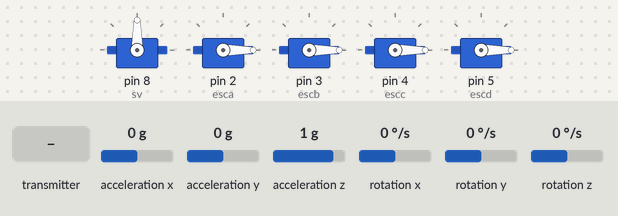
A sketch run on a simulated Arduino Uno, built with avr-gcc and run on an emulated ATmega328P. Parts: 5 × servo. Inputs (shaded band) come from the test bench; at power-on: acceleration x 0 g, acceleration y 0 g, acceleration z 1 g, rotation x 0 °/s, rotation y 0 °/s, rotation z 0 °/s. No radio packets arrive unless stated; what the sketch prints to the serial monitor is not drawn.

Above: at 14.2 s.
14.3 s: acceleration x set to -0.3 g
At 15.3 s:
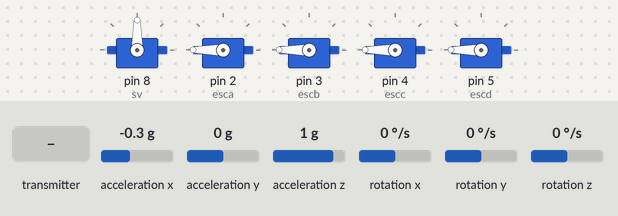
16.4 s: acceleration x set to 0 g
19.0 s: acceleration x set to 0.3 g
At 20.57 s:
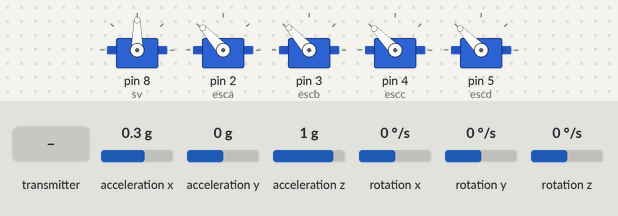
22.0 s: the transmitter starts sending num = 256
At 22.63 s:
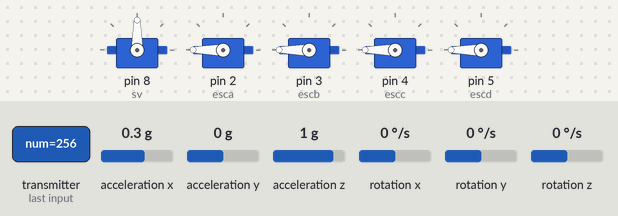
25.0 s: the transmitter starts sending num = 0
At 25.45 s:
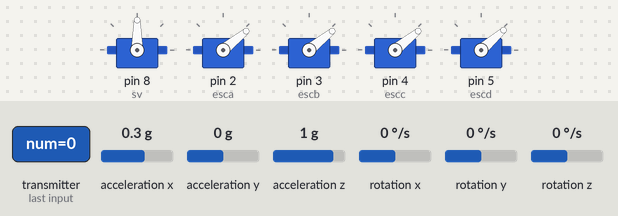
26.8 s: the transmitter starts sending num = 512
At 27.6 s:
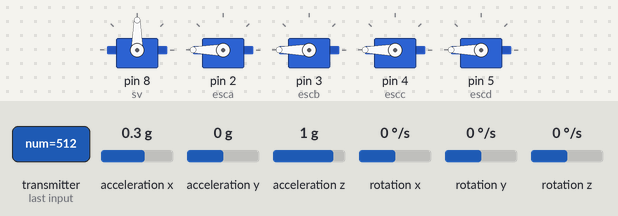
Timing chart, 0 to 29.3 s (numbered marks = the images above; inputs shaded):
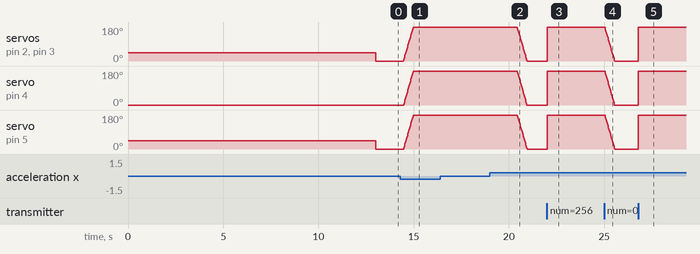

The sketch:

drone.ino
```cpp
#include <stdlib.h>
#include <Wire.h>
#include <SPI.h>
#include <MPU6050_tockn.h>
#include <nRF24L01.h>
#include <RF24.h>
#include <string.h>
#include <MQ135.h>
#include <TinyGPS++.h>
#include <SoftwareSerial.h>
#include <math.h>
#include <Servo.h>

//màu mè thì thêm thư viện adafruit neo vào
//int x = 255, y = random(0,255), z = 0;      //tạo màu ngẫu nhiên cho led rgb ring

int a2212a, a2212b, a2212c, a2212d;

const byte address[5] = "3007"; // địa chỉ nào cx đc, miễn là 2 cái trùng nhau

bool tof = true, beginorend = false;
float xb, yb, xe, ye, pi = 3.14159265, time;
float xm, ym, xmb, ymb;
int x, y, loopsv = 0, tem = 0;
int distance, automode, num, ppm, high = 1000;
unsigned long timemillis, timempu, timesv;

Servo sv, esca, escb, escc, escd;
MQ135 gassensor = MQ135(6);
RF24 radio(9, 10);
MPU6050 degree(Wire);
//SoftwareSerial gps1(0,1);
//TinyGPSPlus gps;

void setup() { //setup
  Wire.begin();
  degree.begin();
  degree.calcGyroOffsets(true);

  //gps1.begin(9600);

  sv.attach(8);

  esca.attach(2);
  escb.attach(3);
  escc.attach(4);
  escd.attach(5);
  esca.writeMicroseconds(1000);
  escb.writeMicroseconds(1000);
  escc.writeMicroseconds(0);
  escd.writeMicroseconds(1000);

  radio.begin();
  if (!radio.begin())
  {
    while (1) {
    Serial.println("Module không khởi động được...!!");}
  }
  radio.openReadingPipe(0, address);
  radio.setPALevel(RF24_PA_MAX);                    //đặt cường độ phát sóng là max
  radio.setChannel(80);
  radio.setDataRate(RF24_250KBPS);
  radio.startListening();

  xmb = degree.getAngleX();   //xem lại cái của nợ này
  ymb = degree.getAngleY();
  xm = xmb;
  ym = ymb;

  /*while (gps1.available() <= 0){     //đây nữa, xem lại
     if (gps.encode(gps1.read())){
        if (gps.location.isValid()){
         xb = gps.location.lat();
         yb = gps.location.lng();
        }
     }
  }*/
  Serial.begin(9600);
  delay(10000);
  Serial.println("ok");
  timemillis = millis();
  timempu = timemillis;
  /*sv.write(180);
  delay(500);
  sv.write(0);*/
}

void mpu(){    //cân bằng
  degree.update();
  if (abs(degree.getAngleX() - xm) > 1){
    xm = degree.getAngleX();
  }
  if (abs(degree.getAngleY() - ym) > 1){
    ym = degree.getAngleY();
  }
  if  (xm - xmb >= 7){
    a2212a -= 10;
    a2212b += 10;
    a2212c += 10;
    a2212d -= 10;
  }
  if(xmb - xm >= 7){
    a2212a += 10;
    a2212b -= 10;
    a2212c -= 10;
    a2212d += 10;
  }
  if (ym - ymb >= 7){
    a2212a += 10;
    a2212b += 10;
    a2212c -= 10;
    a2212d -= 10;
  }
  if(ymb - ym >= 7){
    a2212a -= 10;
    a2212b -= 10;
    a2212c += 10;
    a2212d += 10;
  }
}

void loop(){
  if (radio.available()){ // nhận tín hiệu
    radio.read(&num, sizeof(num));
  }else{
    num = -2;
  }

  if (num != -2){
    if (num != -1){  //ko tự động
      /*if (tof == true){    //lấy vị trí gốc
        if (gps1.available() > 0){
          if (gps.encode(gps1.read())){
            if (gps.location.isValid()){
              xb = gps.location.lat();
              yb = gps.location.lng();
            }
          }
        }
      }
      tof = false;*/
      if (num > 99){  //nhận tín hiệu
        high = num * 10;
        a2212a = high;
        a2212b = a2212a;
        a2212c = a2212a;
        a2212d = a2212a;
      }else if (num == 100){  //đứng im
        a2212b = high;
        a2212c = high;
        a2212d = high;
      }else if (num == 10){  //tiến
        a2212a = high - 10;
        a2212b = high - 10;
        a2212c = high + 10;
        a2212d = high + 10;
      }else if (num == 20){   // lùi
        a2212a = high + 10;
        a2212b = high + 10;
        a2212c = high - 10;
        a2212d = high - 10;
      }else if (num == 30){   //trái
        a2212a = high - 10;
        a2212b = high + 10;
        a2212c = high + 10;
        a2212d = high - 10;
      }else if (num == 40){   //phải
        a2212a = high + 10;
        a2212b = high - 10;
        a2212c = high - 10;
        a2212d = high + 10;
      }else if (num == 3){   //xoay phải
        a2212a = high + 20;
        a2212b = high - 20;
        a2212c = high + 20;
        a2212d = high - 20;
      }else if(num == 4){     //xoay trái
        a2212a = high - 20;
        a2212b = high + 20;
        a2212c = high - 20;
        a2212d = high + 20;
      }

      if (millis() - timempu >= 500){mpu();}

      esca.writeMicroseconds(a2212a);
      escb.writeMicroseconds(a2212b);
      escc.writeMicroseconds(map(a2212c, 1000, 2000, 978, 2002));
      escd.writeMicroseconds(a2212d);

      //ppm = gassensor.getPPM();

      /*if (num == 1){     //cái của nợ này là gắp bóng
        if (millis() - timesv >= 2000){
          if (loopsv == 0){
            sv.write(180);
            loopsv = 1;
          }else{
            sv.write(0);
            loopsv = 0;
          }
        }
      }*/

    }/*else{     // code tự động đỡ pk điều khiển
      if (tof = false){
        if (gps1.available() > 0){
          if (gps.encode(gps1.read())){
            if (gps.location.isValid()){
              xe = gps.location.lat();
              ye = gps.location.lng();
              beginorend = true;
            }
          }
        }
      }else{
        if (gps1.available() > 0){
          if (gps.encode(gps1.read())){
            if (gps.location.isValid()){
              x = gps.location.lat();
              y = gps.location.lng();
              if (beginorend == false){
                if (xe > x){
                  if (ye > y){
                    if (atan((ye - y)/(xe - x)) * 180 / pi > 45){
                      automode = 1;
                    }else{
                      automode = 3;
                    }
                  }else{
                    if (atan((y - ye)/(xe - x) * 180 / pi > 45)){
                      automode = 2;
                    }else{
                      automode = 3;
                    }
                  }
                }else{
                  if (ye > y){
                    if (atan((ye - y)/(x - xe)) * 180 / pi > 45){
                      automode = 1;
                    }else{
                      automode = 4;
                    }
                  }else{
                    if (atan((y - ye)/(x - xe)) * 180 / pi > 45){
                      automode = 2;
                    }else{
                      automode = 4;
                    }
                  }
                }
              }else{
                if (xb > x){
                  if (yb > y){
                    if (atan((yb - y)/(xb - x)) * 180 / pi > 45){
                      automode = 1;
                    }else{
                      automode = 3;
                    }
                  }else{
                    if (atan((y - yb)/(xb - x) * 180 / pi > 45)){
                      automode = 2;
                    }else{
                      automode = 3;
                    }
                  }
                }else{
                  if (yb > y){
                    if (atan((yb - y)/(x - xb)) * 180 / pi > 45){
                      automode = 1;
                    }else{
                      automode = 4;
                    }
                  }else{
                    if (atan((y - yb)/(x - xb)) * 180 / pi > 45){
                      automode = 2;
                    }else{
                      automode = 4;
                    }
                  }
                }
              }
            }
          }
        }
        if (beginorend == true){
          if (xb - x <= 10 && yb - y <= 10){
            beginorend = false;
            time = millis();
            while (millis() <= time + 10000){
              if (a2212a > 1050){
                a2212a -= 5;
              }
              a2212b = a2212a;
              a2212b = a2212a;
              a2212b = a2212a;
              for (int i = 0; i <= 10; i++){
                esca.writeMicroseconds(a2212a);
                escb.writeMicroseconds(a2212b);
                escc.writeMicroseconds(map(a2212c, 1000, 2000, 978, 2002));
                escd.writeMicroseconds(a2212d);
              }
            }
            time = millis();
            while (millis() <= time + 10000){
              if (a2212a < 1950){
                a2212a += 5;
              }
              a2212b = a2212a;
              a2212b = a2212a;
              a2212b = a2212a;
              esca.writeMicroseconds(a2212a);
              escb.writeMicroseconds(a2212b);
              escc.writeMicroseconds(map(a2212c, 1000, 2000, 978, 2002));
              escd.writeMicroseconds(a2212d);
            }
          }
        }else{
          if (xe - x <= 10 && ye - y <= 10){
            beginorend = true;
            if (loopsv == 0){
              sv.write(180);
              loopsv = 1;
            }else{
              sv.write(0);
              loopsv = 0;
            }
          }
        }
        if (automode == 1){
          a2212a = high - 10;
          a2212b = high - 10;
          a2212c = high + 10;
          a2212d = high + 10;
        }else if (automode == 2){
          a2212a = high + 10;
          a2212b = high + 10;
          a2212c = high - 10;
          a2212d = high - 10;
        }else if (automode == 3){
          a2212a = high - 10;
          a2212b = high + 10;
          a2212c = high + 10;
          a2212d = high - 10;
        }else if (automode == 4){
          a2212a = high + 10;
          a2212b = high - 10;
          a2212c = high - 10;
          a2212d = high + 10;
        }
        if (millis() - timempu >= 1000){
          mpu();
        }
        esca.writeMicroseconds(a2212a);
        escb.writeMicroseconds(a2212b);
        escc.writeMicroseconds(map(a2212c, 1000, 2000, 978, 2002));
        escd.writeMicroseconds(a2212d);
      }
    }*/
  }else{    //lúc mất tín hiệu
    a2212b = a2212a;
    a2212c = a2212a;
    a2212d = a2212a;
    if (millis() - timempu >= 1000){
      mpu();
    }
    esca.writeMicroseconds(a2212a);
    escb.writeMicroseconds(a2212b);
    escc.writeMicroseconds(map(a2212c, 1000, 2000, 978, 2002));
    escd.writeMicroseconds(a2212d);
  }
}
```

Measured:
- the behaviour switches between -0.1 and -0.2 g on acceleration x (found by bisection; images 0 and 1)
- the behaviour switches between 0.1 and 0.2 g on acceleration x (found by bisection; images 1 and 2)
- after the input at 14.3 s, servo on pin 2 (esca), servo on pin 3 (escb): moves from 0° to 180° over 0.52 s, starting after 0.15 s; servo on pin 4 (escc), servo on pin 5 (escd): moves from 0° to 180° over 0.50 s, starting after 0.18 s
- after the input at 16.4 s, every drawn part: stays the same
- after the input at 19.0 s, servo on pin 2 (esca), servo on pin 3 (escb): moves from 180° to 0° over 0.52 s, starting after 1.4 s; servo on pin 4 (escc): moves from 180° to 0° over 0.49 s, starting after 1.4 s; servo on pin 5 (escd): moves from 180° to 0° over 0.50 s, starting after 1.4 s
- after the input at 22.0 s, servo on pin 2 (esca), servo on pin 3 (escb), servo on pin 4 (escc), servo on pin 5 (escd): 0° → 180° at once
- after the input at 25.0 s, servo on pin 4 (escc): moves from 180° to 0° over 0.49 s, starting after 0.05 s; servo on pin 5 (escd): moves from 180° to 0° over 0.50 s, starting after 0.05 s
- after the input at 26.8 s, servo on pin 2 (esca), servo on pin 3 (escb), servo on pin 4 (escc), servo on pin 5 (escd): 0° → 180° at once
